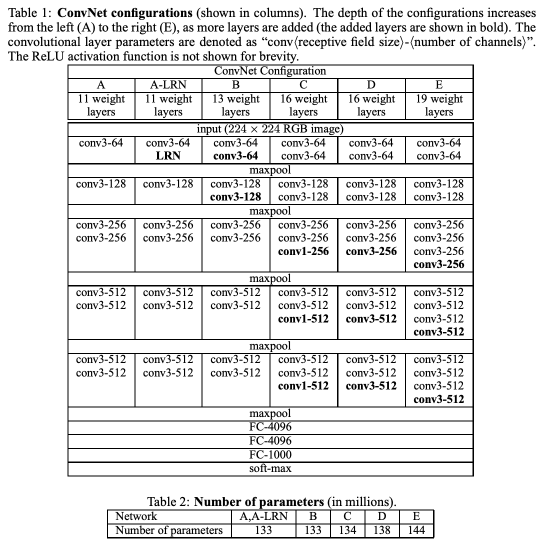
#> input picture Machine Learning/Model/Materials/Image/slide.png, 1093 x 1094 px (shown at 1/2 size)
$ jupyter execute VGGish.ipynb
#> lines starting #> are read from the running program, lines starting #| are printed output that depends on the picture
# VGGish
---

## Overview
- VGGモデル(Imgae Recognition)の亜種でAudio classification用に一部変更

> ### VGG
> - Oxford Univ.のVGG(Visual Geometry Group)という研究グループが開発したAlexNetの後続モデル
> - 原著論文:[Simonyan, Karen, and Andrew Zisserman. "Very deep convolutional networks for large-scale image recognition." arXiv preprint arXiv:1409.1556 (2014).](https://arxiv.org/abs/1409.1556)
> - ConvNet configurations(A, A-LAN, B, C, D, Eの6種類)によって畳み込み層の数等が変化しそれによってVGG16(ネットワークの深さが16:Config D),VGG19(ネットワークの深さが19:Config E)などと呼ばれる
>     - 原著論文内のAblation実験ではDとEが性能と効率性のバランスが良く多く用いられている(特にD、つまりVGG16)
>
> - 2014年のILSVRC:優勝モデルであり、とてもシンプルなので実用的でよく用いられる
>     - ILSVRC2012年優勝モデルのAlexNetが8層CNNであったことから当時は圧倒的に大きな多層CNNモデルだった(論文名からも見て取れる)
> - ネットワーク構成は以下の表を参照
>     - conv3-64は3x3(xチャネル数)のフィルタを64種類という意味である
>     - FC4096は4096unitから成る全結合層(Fully connected layer)
> - 構成表の下にVGG16の構成図と各層における層の種類と出力形式を示した
>>  #### Reference
>> - [Deep Learning - Mashykom WebSite](https://www.koi.mashykom.com/deep_learning.html)
>> - [Keras：VGG16、VGG19とかってなんだっけ？？](https://qiita.com/MuAuan/items/86a56637a1ebf455e180)
>> - [VGGネットワーク（VGGNet）とは？要点を爆速rikai入門！](https://aizine.ai/glossary-vgg/)
>> - [VGGNet: 初期の定番CNN(一番詳しく載ってる)](https://cvml-expertguide.net/terms/dl/cnn-backbone/vggnet/)
>> - [Deep Learning VGG](http://www.sanko-shoko.net/note.php?id=pyk1)
>> - [VGG16モデルを使用してオリジナル写真の画像認識を行ってみる](https://newtechnologylifestyle.net/vgg16originalpicture/)

[cell 1]
from PIL import Image
filename = "Materials/Image/slide.png"
#原著論文から引用
im = Image.open(filename)
#> im is the input picture: PIL image 1093x1094 RGBA; mean R, G, B, A 229.4, 229.4, 229.4, 255
im.resize((700, 800))
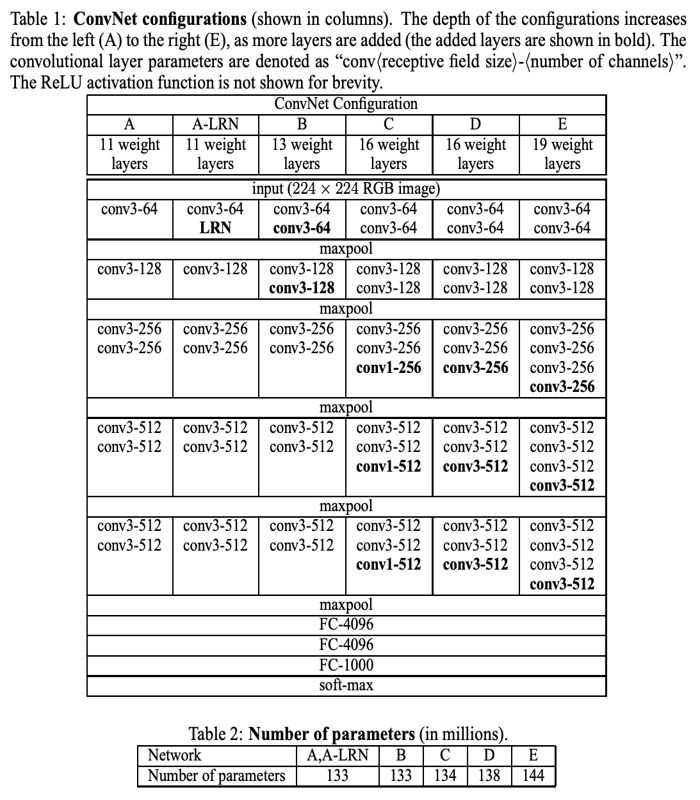
#> Out: PIL image 700x800 RGBA; mean R, G, B, A 228.9, 228.9, 228.9, 255

下2図:VGG16の構成図と各層の出力形式とパラメータ数

[cell 2]
from PIL import Image
filename = "Materials/Image/slide1.png"
#原著論文から引用
im = Image.open(filename)
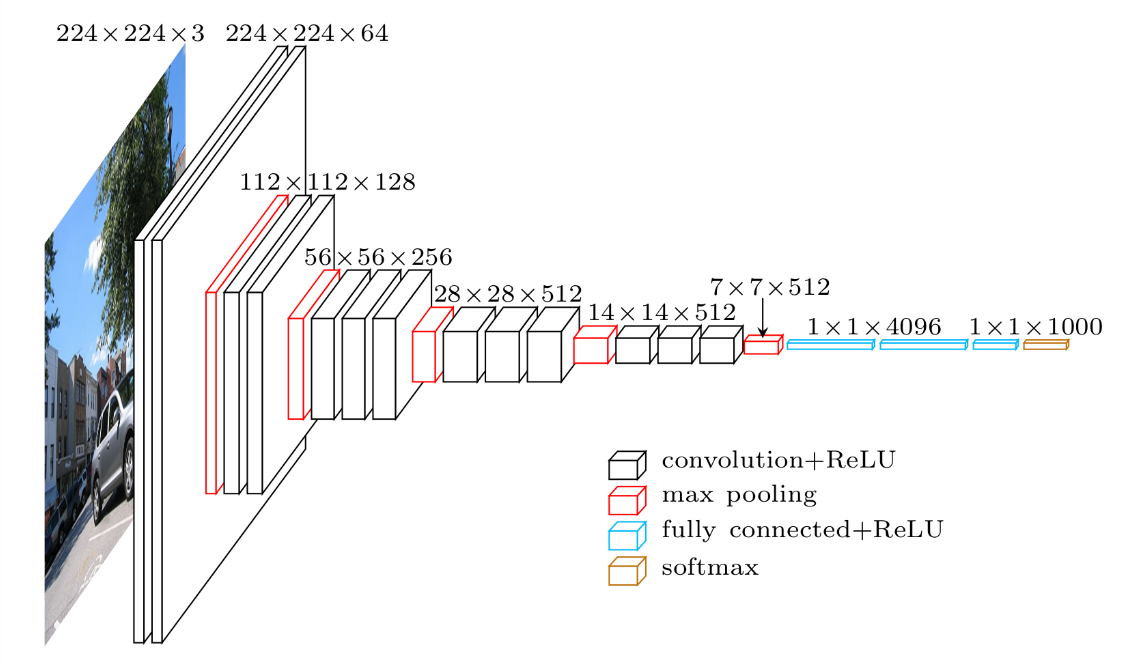
#> input picture Machine Learning/Model/Materials/Image/slide1.png, 1134 x 665 px
#> im is the input picture: PIL image 1134x665 RGB; mean R, G, B 239.7, 239.9, 240.8
im.resize((800, 400))
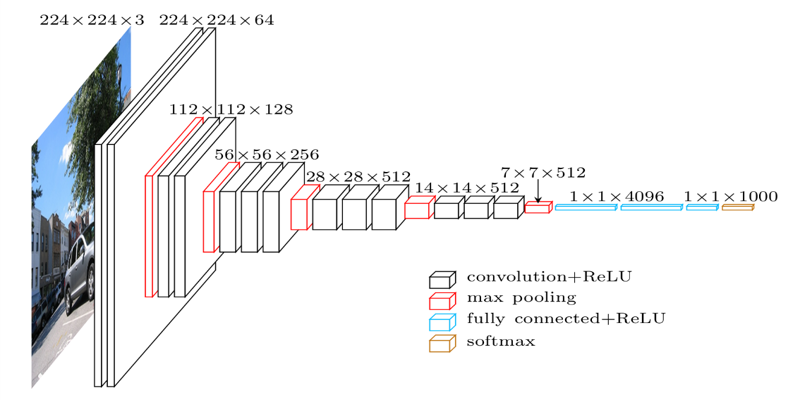
#> Out: PIL image 800x400 RGB; mean R, G, B 239.4, 239.7, 240.6
